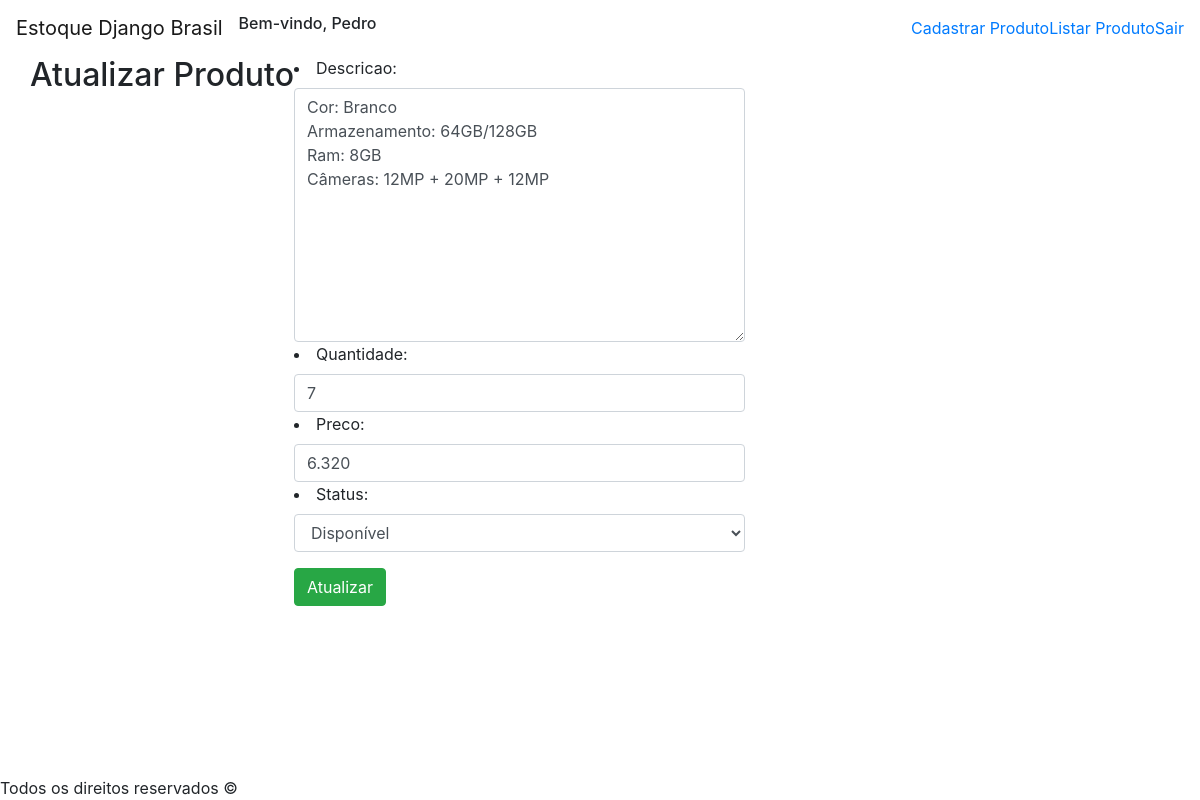
/produto-apple-iphone-xr/atualizar (signed in), run on an earlier commit of the app's database.
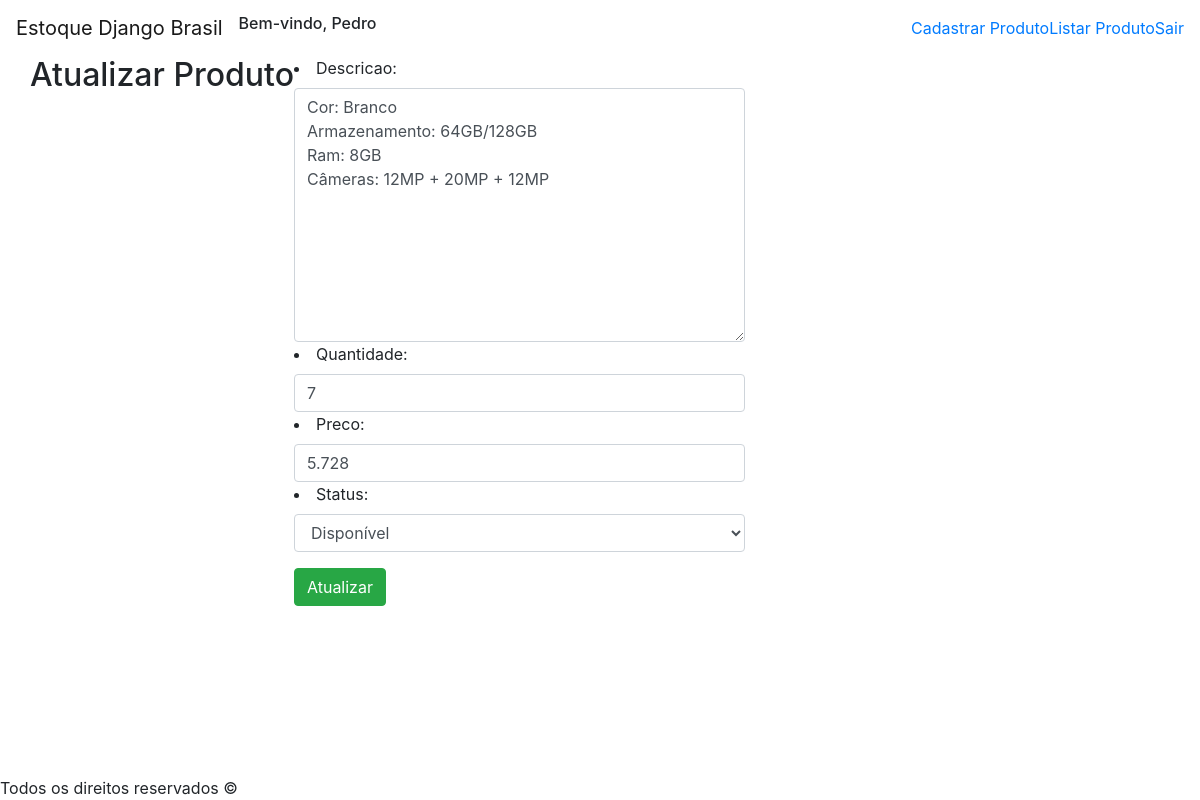
And on a later commit of the database.
### application/models.py (models this page shows, shortened)
class Produto(models.Model):
    STATUS = (('Disponível', 'Disponível'), ('Indisponível', 'Indisponível'))
    nome = models.CharField(max_length=50)
    marca = models.CharField(max_length=50)
    slug = models.SlugField(max_length=100)
    descricao = models.TextField()
    quantidade = models.IntegerField()
    preco = models.CharField(max_length=10)
    usuario = models.ForeignKey(User, on_delete=models.CASCADE) # Mostrará o usuário que fez o cadastro do produto
    cadastrado = models.DateTimeField(default=timezone.now) # Só é alterado no momento do cadastro do produto
    alterado = models.DateTimeField(auto_now=True) # Salvará a data e hora em que sofrer alguma alteração
    status = models.CharField(max_length=12, choices=STATUS, default='Disponível')
    class Meta:
        ordering = ('cadastrado',)

### application/views.py (the view, shortened to what this page needs)
# urls.py: path('<slug:slug>/atualizar', views.ProdutoUpdateView.as_view(), name='atualizarProduto'),
class ProdutoUpdateView(LoginRequiredMixin, SuccessMessageMixin, UpdateView):
    login_url = reverse_lazy('login')
    model = Produto
    fields = ['descricao', 'quantidade', 'preco', 'status']
    template_name = 'produto/atualizar-produto.html'
    success_message = "%(field)s atualizado com sucesso."

### application/templates/produto/atualizar-produto.html (shortened to what this page needs)
{% extends 'base.html' %}
{% block content %}
    <div class="row background-color">
        <div class="titulo">
            <h2>Atualizar Produto</h2>
        </div>
        <div class="formulario">
            <form method="post"> {% csrf_token %}
                <div class="dados-form form-group">
                    {{form.as_ul}}
                </div>
                <div class="button">
                    <button type="submit" class="btn btn-success">Atualizar</button>
                </div>
            </form>
        </div>
    </div>
{% endblock content %}

What changed in the data, as far as the page shows it:
changed Produto "Cor: Branco Armazenamento: 64GB/128GB Ram: 8GB Câmeras: 12MP + 20MP + 12MP": preco "6.320" → "5.728"
